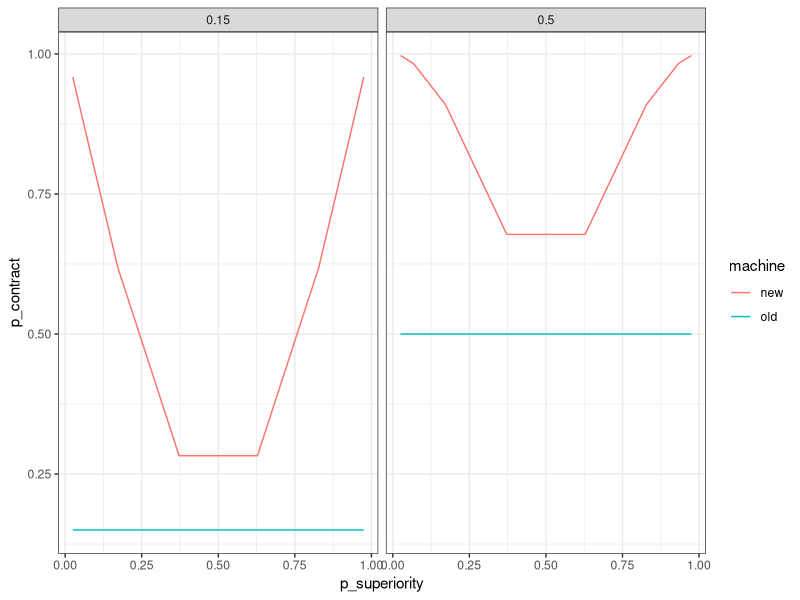

R code for this plot:
## ---- chunk 1
knitr::opts_chunk$set(echo = TRUE)
library(tidyverse)
library(gganimate)
library(RColorBrewer)
## ---- chunk 2
# linear sampling of log odds for ground truth probability of superiority for the new machine
logodds <- seq(log(0.025/(1-0.025)), log(0.975/(1-0.975)), length.out = 8) 
p_superiority <- 1 / (1 + exp(-logodds))

# baseline probability of gaining/keeping a contract with the old machine 
baseline <- c(.5, .15)
# baseline <- c(.65, .5, .35)

# ratio (K) of value of contract (X) over cost of intervention (C) 
K <- c(2.1)
# K <- seq(1.5, 5, .1)

# initialize data conditions dataframe
conds_df <- data.frame(
  "p_superiority" = rep(p_superiority, length(baseline) * length(K)),
  "baseline" = rep(sort(rep(baseline, length(p_superiority))), length(K)),
  "K" = sort(rep(K, length(p_superiority) * length(baseline))))

# label gain vs loss framing trials based on p_superiority and add contract thresholds
conds_df <- conds_df %>% 
  mutate(frame = if_else(p_superiority > .5, "gain", "loss"),
                         threshold = if_else(frame=="gain", 
                                             500, # million widgets required to gain contract
                                             75)) # defective widgets per million required to keep contract

# add columns for the mean and standard deviation of the difference in the number of widgets produced by the new vs old machine
# depending on the gain vs loss frame, these values represent millions of widgets vs defective widgets per million
conds_df <- conds_df %>%
  mutate(sd_diff = 15, # std(new - old)
         mean_diff = sd_diff * qnorm(p_superiority)) # mean(new - old)

# double the length of the dataframe to add information per machine, creating a stimulus dataframe with a row per distribution to visualize
stim_df <- map_df(seq_len(2), ~conds_df)
stim_df$machine <- sort(rep(c("new", "old"), length(stim_df$p_superiority)/2))

# add columns for the mean and standard deviation of widgets for each machine and the probability of gaining/keeping the contract
stim_df <- stim_df %>%
  mutate(sd = sqrt(stim_df$sd_diff ^ 2 / 2), # assume equal and independent variances in the number of widgets produced by each machine
        mean = if_else(machine=="old", 
                       if_else(frame=="gain", # old machine is at baseline
                               threshold - sd * qnorm(1 - baseline), 
                               threshold - sd * qnorm(baseline)), 
                       if_else(frame=="gain", # new machine is at difference from baseline
                               threshold - sd * qnorm(1 - baseline) + mean_diff, 
                               threshold - sd * qnorm(baseline) + mean_diff)),
        p_contract = if_else(frame=="gain", # probability of exceeding threshold to gain/keep contract
                              1 - pnorm((threshold - mean)/sd),
                              pnorm((threshold - mean)/sd)))

# spread values per machine across columns to get back to a conditions dataframe one row per trial
conds_df <- stim_df %>% # explanation: https://kieranhealy.org/blog/archives/2018/11/06/spreading-multiple-values/
  gather(variable, value, -(p_superiority:machine)) %>%
  unite(temp, machine, variable) %>%
  spread(temp, value)
## ---- chunk 3
stim_df %>% ggplot(aes(x = p_superiority, y = p_contract, color = machine)) +
  geom_line() +
  theme_bw() +
  facet_grid(. ~ baseline)
## ---- chunk 4
# determine whether or not intervention is utility optimal on each trial
conds_df <- conds_df %>%
  mutate(should_intervene = if_else(frame=="gain",
                                    (old_p_contract + 1 / K) < new_p_contract, # gain framing decision rule
                                    ((1 - old_p_contract) - 1 / K) > (1 - new_p_contract))) # loss framing decision rule

conds_df %>%
  group_by(baseline, K, frame) %>%
  summarise(intervene = sum(should_intervene), n_trials = n())
